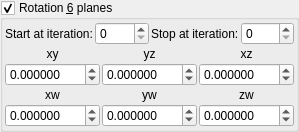
    <widget class="MyGroupBox" name="groupCheck_transf_function_enabledR_false">
     <property name="toolTip">
      <string/>
     </property>
     <property name="title">
      <string>Rotation &amp;6 planes</string>
     </property>
     <property name="checkable">
      <bool>true</bool>
     </property>
     <layout class="QVBoxLayout" name="verticalLayout_31" stretch="0,0,0">
      <property name="spacing">
       <number>2</number>
      </property>
      <property name="leftMargin">
       <number>2</number>
      </property>
      <property name="topMargin">
       <number>2</number>
      </property>
      <property name="rightMargin">
       <number>2</number>
      </property>
      <property name="bottomMargin">
       <number>2</number>
      </property>
      <item>
       <layout class="QGridLayout" name="gridLayout_66">
        <property name="spacing">
         <number>2</number>
        </property>
        <item row="0" column="2">
         <widget class="QLabel" name="label_248">
          <property name="text">
           <string>Stop at iteration:</string>
          </property>
         </widget>
        </item>
        <item row="0" column="0">
         <widget class="QLabel" name="label_249">
          <property name="text">
           <string>Start at iteration:</string>
          </property>
         </widget>
        </item>
        <item row="0" column="3">
         <widget class="MySpinBox" name="spinboxInt_transf_stop_iterations_R">
          <property name="sizePolicy">
           <sizepolicy hsizetype="Minimum" vsizetype="Maximum">
            <horstretch>0</horstretch>
            <verstretch>0</verstretch>
           </sizepolicy>
          </property>
          <property name="maximum">
           <number>999</number>
          </property>
         </widget>
        </item>
        <item row="0" column="1">
         <widget class="MySpinBox" name="spinboxInt_transf_start_iterations_R">
          <property name="sizePolicy">
           <sizepolicy hsizetype="Minimum" vsizetype="Maximum">
            <horstretch>0</horstretch>
            <verstretch>0</verstretch>
           </sizepolicy>
          </property>
          <property name="maximum">
           <number>999</number>
          </property>
         </widget>
        </item>
       </layout>
      </item>
      <item>
       <layout class="QGridLayout" name="gridLayout_11">
        <property name="spacing">
         <number>2</number>
        </property>
        <item row="2" column="0">
         <widget class="MyDoubleSpinBox" name="spinboxd3_transf_rotation44a_x">
          <property name="sizePolicy">
           <sizepolicy hsizetype="Minimum" vsizetype="Maximum">
            <horstretch>0</horstretch>
            <verstretch>0</verstretch>
           </sizepolicy>
          </property>
          <property name="prefix">
           <string/>
          </property>
          <property name="suffix">
           <string/>
          </property>
          <property name="decimals">
           <number>6</number>
          </property>
          <property name="minimum">
           <double>-180.000000000000000</double>
          </property>
          <property name="maximum">
           <double>180.000000000000000</double>
          </property>
          <property name="singleStep">
           <double>1.000000000000000</double>
          </property>
         </widget>
        </item>
        <item row="1" column="1">
         <widget class="QLabel" name="label_38">
          <property name="text">
           <string notr="true">yz</string>
          </property>
          <property name="alignment">
           <set>Qt::AlignCenter</set>
          </property>
         </widget>
        </item>
        <item row="2" column="2">
         <widget class="MyDoubleSpinBox" name="spinboxd3_transf_rotation44a_z">
          <property name="sizePolicy">
           <sizepolicy hsizetype="Minimum" vsizetype="Maximum">
            <horstretch>0</horstretch>
            <verstretch>0</verstretch>
           </sizepolicy>
          </property>
          <property name="prefix">
           <string/>
          </property>
          <property name="suffix">
           <string/>
          </property>
          <property name="decimals">
           <number>6</number>
          </property>
          <property name="minimum">
           <double>-180.000000000000000</double>
          </property>
          <property name="maximum">
           <double>180.000000000000000</double>
          </property>
          <property name="singleStep">
           <double>1.000000000000000</double>
          </property>
         </widget>
        </item>
        <item row="1" column="2">
         <widget class="QLabel" name="label_37">
          <property name="text">
           <string notr="true">xz</string>
          </property>
          <property name="alignment">
           <set>Qt::AlignCenter</set>
          </property>
         </widget>
        </item>
        <item row="1" column="0">
         <widget class="QLabel" name="label_40">
          <property name="text">
           <string notr="true">xy</string>
          </property>
          <property name="alignment">
           <set>Qt::AlignCenter</set>
          </property>
         </widget>
        </item>
        <item row="2" column="1">
         <widget class="MyDoubleSpinBox" name="spinboxd3_transf_rotation44a_y">
          <property name="sizePolicy">
           <sizepolicy hsizetype="Minimum" vsizetype="Maximum">
            <horstretch>0</horstretch>
            <verstretch>0</verstretch>
           </sizepolicy>
          </property>
          <property name="prefix">
           <string/>
          </property>
          <property name="suffix">
           <string/>
          </property>
          <property name="decimals">
           <number>6</number>
          </property>
          <property name="minimum">
           <double>-180.000000000000000</double>
          </property>
          <property name="maximum">
           <double>180.000000000000000</double>
          </property>
          <property name="singleStep">
           <double>1.000000000000000</double>
          </property>
         </widget>
        </item>
       </layout>
      </item>
      <item>
       <layout class="QGridLayout" name="gridLayout_14">
        <property name="spacing">
         <number>2</number>
        </property>
        <item row="2" column="0">
         <widget class="MyDoubleSpinBox" name="spinboxd3_transf_rotation44b_x">
          <property name="sizePolicy">
           <sizepolicy hsizetype="Minimum" vsizetype="Maximum">
            <horstretch>0</horstretch>
            <verstretch>0</verstretch>
           </sizepolicy>
          </property>
          <property name="prefix">
           <string/>
          </property>
          <property name="suffix">
           <string/>
          </property>
          <property name="decimals">
           <number>6</number>
          </property>
          <property name="minimum">
           <double>-180.000000000000000</double>
          </property>
          <property name="maximum">
           <double>180.000000000000000</double>
          </property>
          <property name="singleStep">
           <double>1.000000000000000</double>
          </property>
         </widget>
        </item>
        <item row="2" column="2">
         <widget class="MyDoubleSpinBox" name="spinboxd3_transf_rotation44b_z">
          <property name="sizePolicy">
           <sizepolicy hsizetype="Minimum" vsizetype="Maximum">
            <horstretch>0</horstretch>
            <verstretch>0</verstretch>
           </sizepolicy>
          </property>
          <property name="prefix">
           <string/>
          </property>
          <property name="suffix">
           <string/>
          </property>
          <property name="decimals">
           <number>6</number>
          </property>
          <property name="minimum">
           <double>-180.000000000000000</double>
          </property>
          <property name="maximum">
           <double>180.000000000000000</double>
          </property>
          <property name="singleStep">
           <double>1.000000000000000</double>
          </property>
         </widget>
        </item>
        <item row="1" column="2">
         <widget class="QLabel" name="label_48">
          <property name="text">
           <string notr="true">zw</string>
          </property>
          <property name="alignment">
           <set>Qt::AlignCenter</set>
          </property>
         </widget>
        </item>
        <item row="2" column="1">
         <widget class="MyDoubleSpinBox" name="spinboxd3_transf_rotation44b_y">
          <property name="sizePolicy">
           <sizepolicy hsizetype="Minimum" vsizetype="Maximum">
            <horstretch>0</horstretch>
            <verstretch>0</verstretch>
           </sizepolicy>
          </property>
          <property name="prefix">
           <string/>
          </property>
          <property name="suffix">
           <string/>
          </property>
          <property name="decimals">
           <number>6</number>
          </property>
          <property name="minimum">
           <double>-180.000000000000000</double>
          </property>
          <property name="maximum">
           <double>180.000000000000000</double>
          </property>
          <property name="singleStep">
           <double>1.000000000000000</double>
          </property>
         </widget>
        </item>
        <item row="1" column="1">
         <widget class="QLabel" name="label_49">
          <property name="text">
           <string notr="true">yw</string>
          </property>
          <property name="alignment">
           <set>Qt::AlignCenter</set>
          </property>
         </widget>
        </item>
        <item row="1" column="0">
         <widget class="QLabel" name="label_50">
          <property name="text">
           <string notr="true">xw</string>
          </property>
          <property name="alignment">
           <set>Qt::AlignCenter</set>
          </property>
         </widget>
        </item>
       </layout>
      </item>
     </layout>
    </widget>
